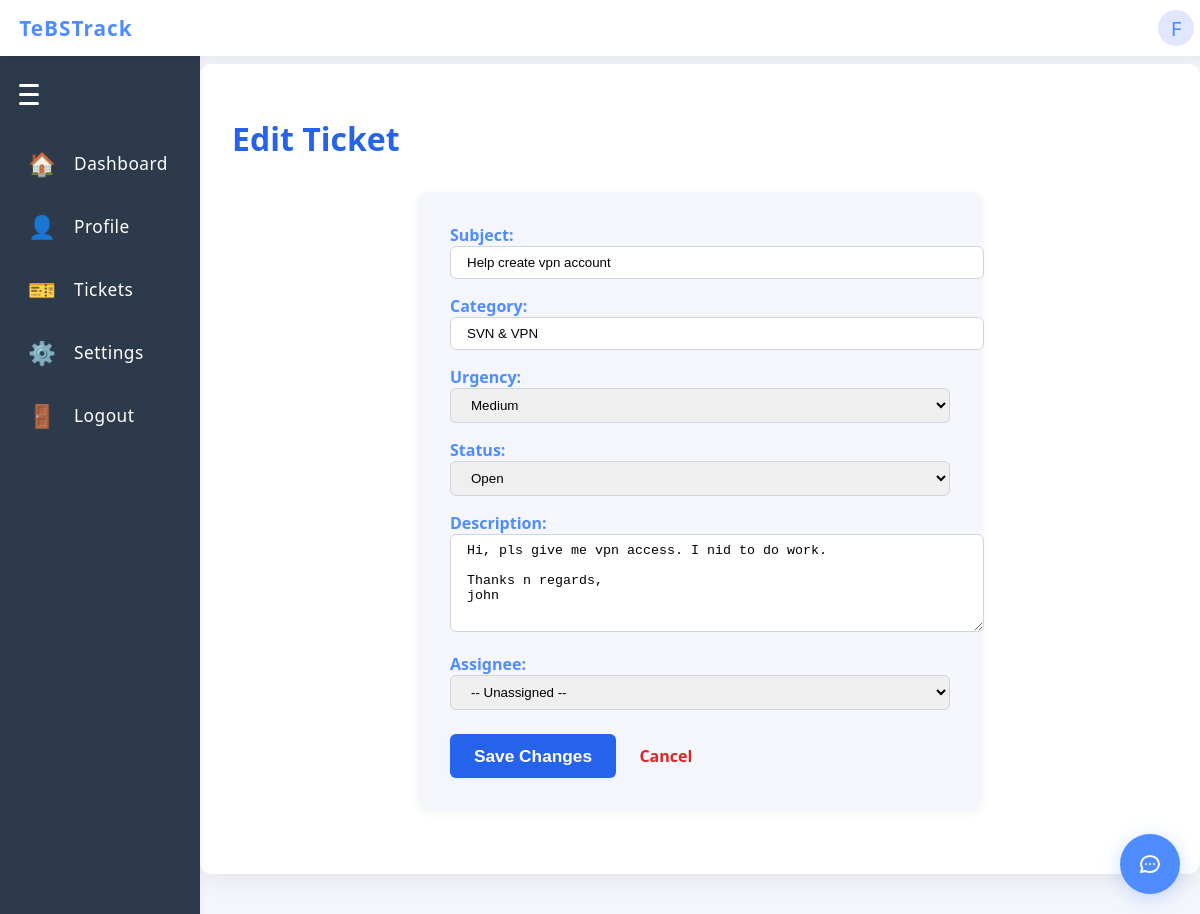
The app's page /edit_ticket/5 (signed in), older data.
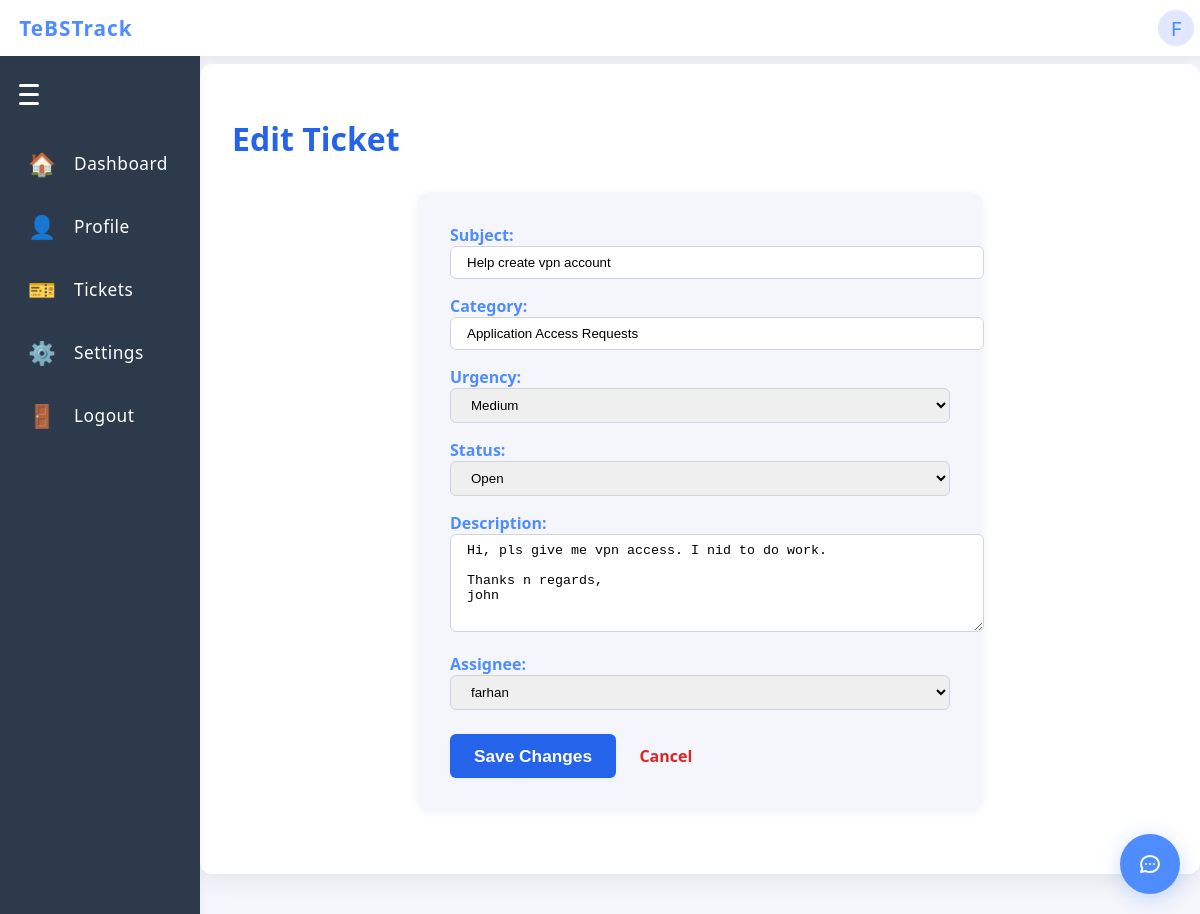
The same page, newer data.
### app/models.py (models this page shows)
class Ticket(db.Model):
    id = db.Column(db.Integer, primary_key=True)
    subject = db.Column(db.String(255), nullable=False)
    description = db.Column(db.Text, nullable=True)
    sender = db.Column(db.String(150), nullable=False)
    category = db.Column(db.String(100), nullable=True)
    urgency = db.Column(db.String(50), nullable=True)
    status = db.Column(db.String(50), nullable=False, default='Open')
    resolution = db.Column(db.String(255), nullable=True)
    created_at = db.Column(db.DateTime, server_default=db.func.now())
    updated_at = db.Column(db.DateTime, server_default=db.func.now(), onupdate=db.func.now())
    thread_id = db.Column(db.String(255), nullable=True)  # For email threading
    audit_log = db.Column(db.Text, nullable=True)  # JSON or text log
    assigned_to = db.Column(db.Integer, db.ForeignKey('user.id'), nullable=True)

### app/routes.py (the view, shortened to what this page needs)
@main.route('/edit_ticket/<int:ticket_id>', methods=['GET', 'POST'])
@login_required
def edit_ticket(ticket_id):
    ticket = Ticket.query.get_or_404(ticket_id)
    if current_user.role == 'infra':
        if ticket.assigned_to is not None and ticket.assigned_to != current_user.id:
            flash('You do not have permission to edit this ticket.', 'error')
            return redirect(url_for('main.tickets'))
    elif current_user.role != 'admin':
        flash('You do not have permission to edit tickets.', 'error')
        return redirect(url_for('main.index'))
    infra_users = User.query.filter_by(role='infra').order_by(User.username).all()
    form = EditTicketForm(obj=ticket)
    if request.method == 'GET':
        form = EditTicketForm(obj=ticket)
    return render_template('edit_ticket.html', ticket=ticket, infra_users=infra_users, form=form)

### app/routes.py
class EditTicketForm(FlaskForm):
    subject = StringField('Subject', validators=[DataRequired()])
    category = StringField('Category', validators=[DataRequired()])
    urgency = SelectField('Urgency', choices=[('Low','Low'),('Medium','Medium'),('High','High'),('Urgent','Urgent')], validators=[DataRequired()])
    status = SelectField('Status', choices=[('Open','Open'),('Closed','Closed')], validators=[DataRequired()])
    description = TextAreaField('Description', validators=[DataRequired()])
    assigned_to = IntegerField('Assignee', validators=[Optional()])
    resolution = StringField('Resolution', validators=[Optional()])
    sender = StringField('Request by', validators=[Optional()])
    created_at = StringField('Issue Reported Date', validators=[Optional()])  # Will parse as date
    updated_at = StringField('Date of Completion', validators=[Optional()])  # Will parse as date

### app/routes.py (called while the page is built)
@main.before_app_request
def require_login():
    allowed_routes = ['main.login', 'static']
    if not current_user.is_authenticated and request.endpoint not in allowed_routes:
        return redirect(url_for('main.login'))

### app/templates/edit_ticket.html (shortened to what this page needs)
{% extends 'base.html' %}
{% block content %}
<div class="dashboard-container">
  <h1 style="color:#2563eb;">Edit Ticket</h1>
  <form method="post" action="{{ url_for('main.edit_ticket', ticket_id=ticket.id) }}" autocomplete="off" style="max-width:500px; margin:2rem auto; background:#f4f6fb; padding:2rem; border-radius:12px; box-shadow:0 2px 8px rgba(44,62,80,0.08);">
    <label style="font-weight:600; color:#4f8cff;">Subject:</label>
    {{ form.subject(class_="form-control", style="width:100%; margin-bottom:1rem; padding:0.5rem 1rem; border-radius:6px; border:1px solid #d1d5db;") }}
    <label style="font-weight:600; color:#4f8cff;">Category:</label>
    {{ form.category(class_="form-control", style="width:100%; margin-bottom:1rem; padding:0.5rem 1rem; border-radius:6px; border:1px solid #d1d5db;") }}
    <label style="font-weight:600; color:#4f8cff;">Urgency:</label>
    {{ form.urgency(class_="form-control", style="width:100%; margin-bottom:1rem; padding:0.5rem 1rem; border-radius:6px; border:1px solid #d1d5db;") }}
    <label style="font-weight:600; color:#4f8cff;">Status:</label>
    {{ form.status(class_="form-control", style="width:100%; margin-bottom:1rem; padding:0.5rem 1rem; border-radius:6px; border:1px solid #d1d5db;") }}
    <label style="font-weight:600; color:#4f8cff;">Description:</label>
    {{ form.description(class_="form-control", style="width:100%; margin-bottom:1rem; padding:0.5rem 1rem; border-radius:6px; border:1px solid #d1d5db; min-height:80px;") }}
    <label style="font-weight:600; color:#4f8cff;">Assignee:</label>
    <select name="assigned_to" class="form-control" style="width:100%; margin-bottom:1.5rem; padding:0.5rem 1rem; border-radius:6px; border:1px solid #d1d5db;">
      <option value="">-- Unassigned --</option>
      {% for user in infra_users %}
        <option value="{{ user.id }}" {% if form.assigned_to.data == user.id or ticket.assigned_to == user.id %}selected{% endif %}>{{ user.username }}</option>
      {% endfor %}
    </select>
    <button type="submit" style="background:#2563eb; color:#fff; border:none; border-radius:6px; padding:0.7rem 1.5rem; font-weight:700; font-size:1.08rem; box-shadow:0 1px 4px rgba(37,99,235,0.08); cursor:pointer; transition:background 0.2s;">Save Changes</button>
    <a href="{{ url_for('main.tickets') }}" style="margin-left:1.2rem; color:#dc2626; font-weight:600; text-decoration:none;">Cancel</a>
  </form>
</div>
{% endblock %}

Row changes from the older to the newer data that the page shows:
changed Ticket "Help create vpn account": category "SVN & VPN" → "Application Access Requests"
Text that changed along with them:
form field assigned_to: "-- Unassigned --" → "farhan"
